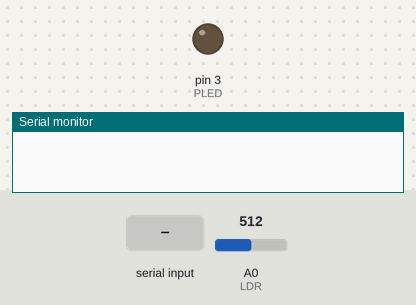
Simulated run of this sketch. Board: Arduino Uno, built with avr-gcc and run on an emulated ATmega328P. Shown: output pins drawn as LEDs (lit = HIGH), the last lines printed to the serial monitor. The inputs (shaded band) are chosen by the test bench; at power-on: A0 (LDR) = 512.

Above: at 1.2 s.
1.3 s: A0 (LDR) set to 122
At 2.6 s:
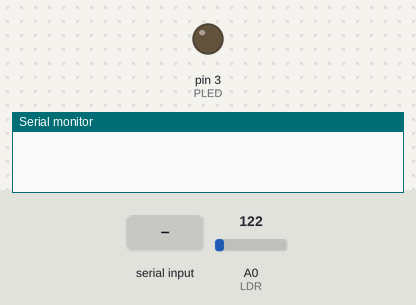
2.9 s: "200\n" received over Serial
At 4.8 s:
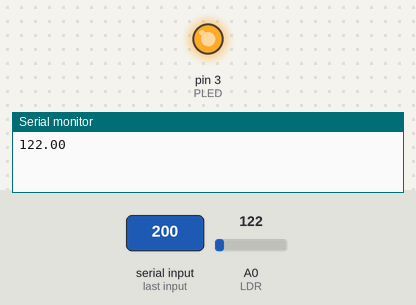
5.9 s: A0 (LDR) set to 306
At 6.05 s:
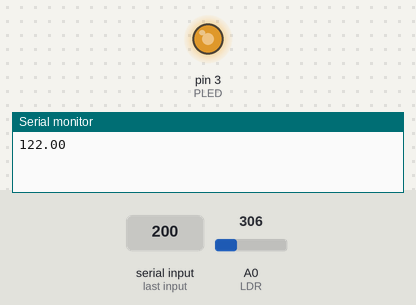
8.9 s: A0 (LDR) set to 0
At 9.05 s:
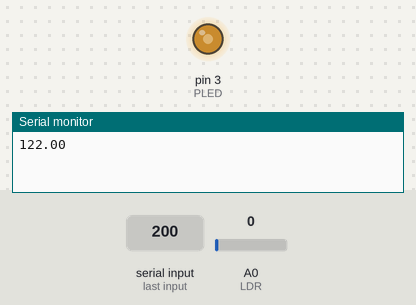
10.7 s: A0 (LDR) set to 900
At 11.2 s:
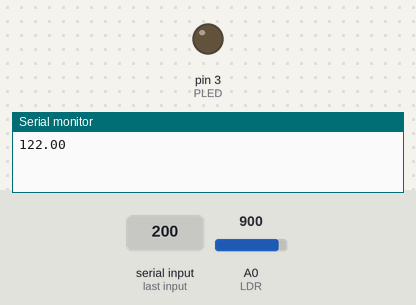
Timing chart, 0 to 13.2 s (numbered marks = the images above; inputs shaded):
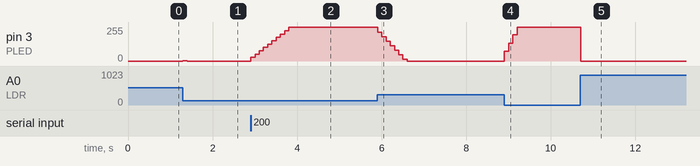

The sketch:

LightCtrl.ino
```cpp
//Name:         LightCtrl
//Description:  Light controller
//Author:       David Velasquez
//Date:         18/08/2017

//Library definition
#include <PID_v1.h>

//I/O pin definition
#define LDR 0 //Light dependant resistor on pin A0
#define POT 7 //Potentiometer on pin A7
#define PLED 3  //Power LEDs on pin 3

//Constant definitions
double consKp = 0.032, consKi = 3.2, consKd = 0.0016; //Constantes de control Proporcional Kp, Integral Ki y Derivativa Kd
const unsigned int numReadings = 2;  //Numero de muestras para promediar (media movil recursiva)
const unsigned long TPRINT = 1000;  //Tiempo de impresion en el monitor serial (debug)

//Variable definitions
double Setpoint = 0, Input = 0, Output = 0; //Variables del controlador (SetPoint o valor deseado, Input o medicion o valor medido, Output que es la salida del controlador PID)
//Variables para Media movil recursiva (para filtrar ruido electronico)
unsigned int readings[numReadings] = {0};
unsigned int readIndex = 0;
unsigned int total = 0;
//Para comunicacion con LabVIEW puede comentarlo luego si no usa este software
String writebuffer = "";
String readbuffer = "";
//Tiempo inicial para impresion por serial
unsigned long tini = 0;

//Library definitions
PID myPID(&Input, &Output, &Setpoint, consKp, consKi, consKd, DIRECT);

unsigned int smooth() { //Rutina de media movil recursiva
  // subtract the last reading
  total = total - readings[readIndex];
  // read from the sensor:
  readings[readIndex] = analogRead(LDR);
  // add the reading to the total:
  total = total + readings[readIndex];
  // advance to the next position in the array:
  readIndex = readIndex + 1;

  // if we're at the end of the array...
  if (readIndex >= numReadings) {
    // ...wrap around to the beginning:
    readIndex = 0;
  }

  // calculate the average:
  return total / numReadings;
}

void setup() {
  //Pin configuration
  pinMode(PLED, OUTPUT);

  //Output cleaning
  digitalWrite(PLED, LOW);

  //Communications
  Serial.begin(9600);
  myPID.SetMode(AUTOMATIC);
  tini = millis();  //Reset del tiempo inicial
}

void loop() {
  Input = smooth();
    if (Serial.available() > 0) { //Comunicacion con LabVIEW sincronica, comentar todo este if si no tiene LabVIEW
      readbuffer = Serial.readStringUntil('\n');  //Leo hasta el fin de linea el string de LabVIEW
      Setpoint = readbuffer.toInt();  //Convierto o hago un parse a entero de ese String
      readbuffer = "";
      Serial.flush();
      Serial.println(Input);  //Imprimo de vuelta a LabVIEW cuanto esta la medicion para graficarla
    }

  //Setpoint = analogRead(POT); //Descomentar si no posee LabVIEW
  myPID.Compute();
  analogWrite(PLED, Output);  //Enviar el valor de control computado o la accion de control al actuador
  //analogWrite(PLED, Setpoint);  //Para identificar la planta, cuando no tiene sintonizado el controlador, debe adquirir los datos de la planta
//  if (millis() - tini >= TPRINT) {  //Se debe descomentar si no se cuenta con LabVIEW para hacer debug en el monitor serial
//    Serial.println("Setpoint: " + String(Setpoint) + " Measurement: " + String(Input) + " Error: " + String(Setpoint - Input) + " Control Action: " + String(Output));
//    tini = millis();
//  }
}
```

Measured:
- after the input at 1.3 s, pin 3 (PLED): 0/255 → 2/255 at once, → 0/255 0.10 s later
- after the input at 2.9 s, pin 3 (PLED): moves from 0/255 to 255/255 over 1.0 s, starting at once
- after the input at 5.9 s, pin 3 (PLED): moves from 255/255 to 0/255 over 0.70 s, starting at once
- after the input at 8.9 s, pin 3 (PLED): 0/255 → 75/255 at once, → 134/255 0.10 s later, → 198/255 0.10 s later, → 255/255 0.10 s later
- after the input at 10.7 s, pin 3 (PLED): 255/255 → 0/255 at once
